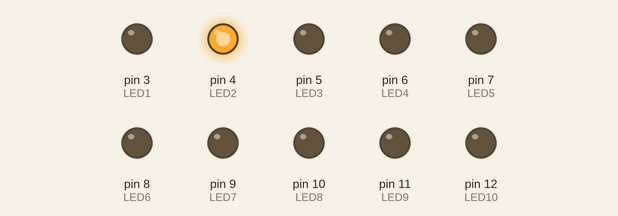
This sketch was run on a simulated Arduino Uno, built with avr-gcc and run on an emulated ATmega328P. Parts: output pins drawn as LEDs (lit = HIGH).

Above: at 0.22 s.
At 0.82 s:
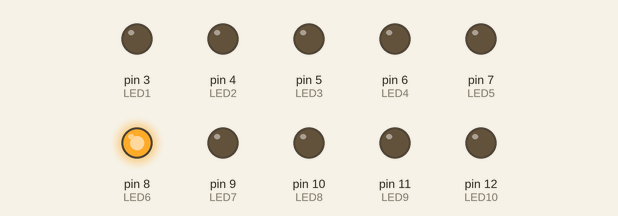
At 1.5 s:
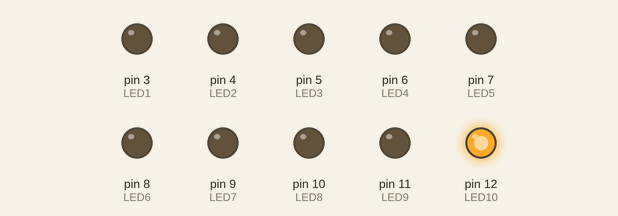
At 2.62 s:
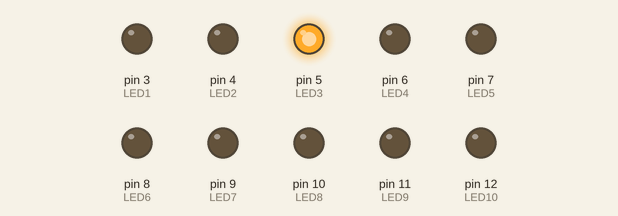
At 3.67 s:
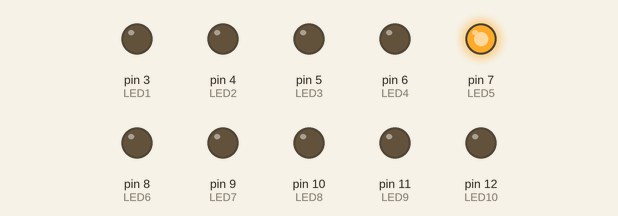
At 6.0 s:
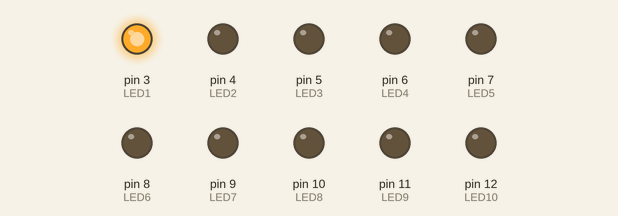
Timing chart, 0 to 6.9 s (numbered marks = the images above):
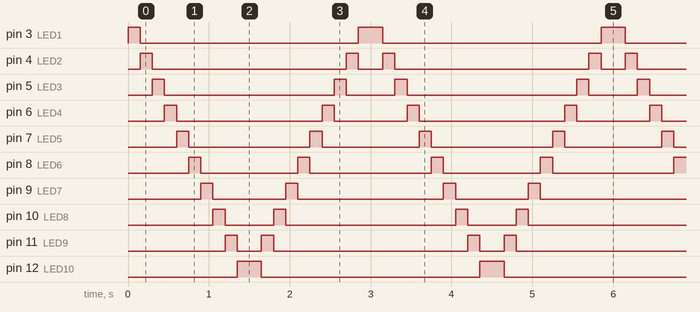

The sketch:

SECUENCIA_LUCES_AUTOMATICAS.ino
```cpp
#define LED1 3
#define LED2 4
#define LED3 5
#define LED4 6
#define LED5 7
#define LED6 8
#define LED7 9
#define LED8 10
#define LED9 11
#define LED10 12

int led = 3;
int ledSig = 4;
int ledb = 12;
int ledb2 = 1;

void setup() {
  Serial.print(9600);
  pinMode(LED1, OUTPUT);
  pinMode(LED2, OUTPUT);
  pinMode(LED3, OUTPUT);
  pinMode(LED4, OUTPUT);
  pinMode(LED5, OUTPUT);
  pinMode(LED6, OUTPUT);
  pinMode(LED7, OUTPUT);
  pinMode(LED8, OUTPUT);
  pinMode(LED9, OUTPUT);
  pinMode(LED10, OUTPUT);

}

void loop() {
if(led>12){
  for(int i = 12; i >= 3; i = i - 1){
   digitalWrite(ledSig, HIGH);
   digitalWrite(led, LOW);
   led = ledSig;
   ledSig = ledSig -1;
   delay(150);
   }
}

digitalWrite(led, HIGH);
digitalWrite(ledSig, LOW);

ledSig = led;

led = led +1;
delay(150);
}
```

Measured:
- by itself, pin 3 (LED1): repeats every 3.0 s: LOW 2.7 s, HIGH 0.30 s
- by itself, pin 4 (LED2): repeats every 3.0 s: LOW 2.4 s, HIGH 0.15 s, LOW 0.30 s, HIGH 0.15 s
- by itself, pin 5 (LED3): repeats every 3.0 s: LOW 2.1 s, HIGH 0.15 s, LOW 0.60 s, HIGH 0.15 s
- by itself, pin 6 (LED4): repeats every 3.0 s: LOW 1.8 s, HIGH 0.15 s, LOW 0.90 s, HIGH 0.15 s
- by itself, pin 7 (LED5): repeats every 3.0 s: LOW 1.5 s, HIGH 0.15 s, LOW 1.2 s, HIGH 0.15 s
- by itself, pin 8 (LED6): repeats every 3.0 s: LOW 1.2 s, HIGH 0.15 s, LOW 1.5 s, HIGH 0.15 s
- by itself, pin 9 (LED7): repeats every 3.0 s: LOW 0.90 s, HIGH 0.15 s, LOW 1.8 s, HIGH 0.15 s
- by itself, pin 10 (LED8): repeats every 3.0 s: LOW 0.60 s, HIGH 0.15 s, LOW 2.1 s, HIGH 0.15 s
